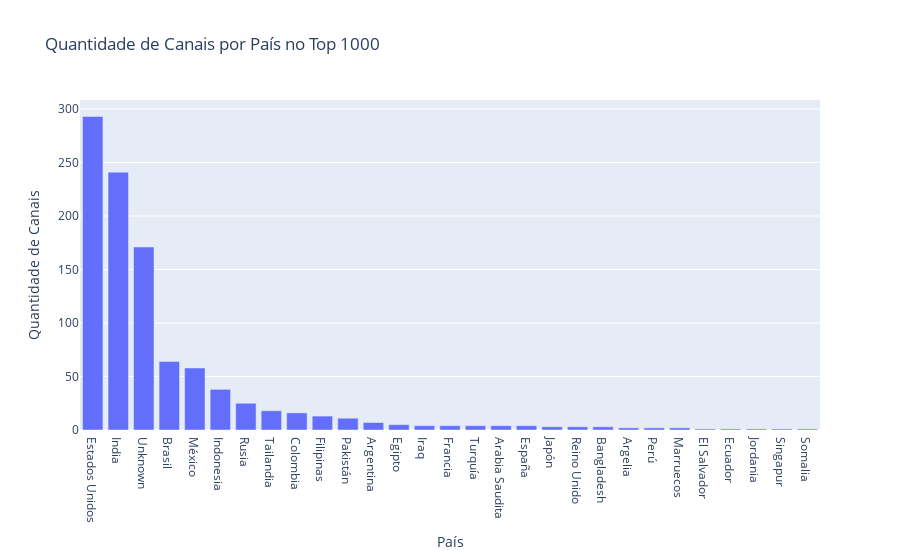

Notebook source saved alongside this figure:
### Code cell
# Filtrar os canais americanos no top 1000
canais_americanos_top1000 = top1000_canais[top1000_canais['IsAmerican']]

# Contar a quantidade de canais americanos no top 1000
quantidade_canais_americanos_top1000 = len(canais_americanos_top1000)

# Filtrar os canais que não são americanos no top 1000
canais_outros_paises_top1000 = top1000_canais[top1000_canais['IsAmerican'] == False]

# Agrupar os canais por país (exceto os EUA) e contar a quantidade em cada país
contagem_canais_outros_paises = canais_outros_paises_top1000['Country'].value_counts().reset_index()
contagem_canais_outros_paises.columns = ['Country', 'Quantidade']

# Criar um DataFrame que inclua os EUA como um país separado com sua contagem
contagem_total_por_pais = pd.concat([pd.DataFrame({'Country': ['Estados Unidos'], 'Quantidade': [quantidade_canais_americanos_top1000]}), contagem_canais_outros_paises])

# Criar um gráfico de barras (bar chart) usando a contagem de canais por país
grafico = px.bar(contagem_total_por_pais, x='Country', y='Quantidade', 
                 labels={'Country': 'País', 'Quantidade': 'Quantidade de Canais'},
                 title='Quantidade de Canais por País no Top 1000')

# Exibir o gráfico de barras
grafico.show()

### Figure 1 — Plotly figure (JSON) as saved in the notebook; plotly's stock layout.template omitted (floating-point values rounded to 4 significant figures)
{"data": [{"alignmentgroup": "True", "hovertemplate": "País=%{x}<br>Quantidade de Canais=%{y}<extra></extra>", "legendgroup": "", "marker": {"color": "#636efa", "pattern": {"shape": ""}}, "name": "", "offsetgroup": "", "orientation": "v", "showlegend": false, "textposition": "auto", "type": "bar", "x": ["Estados Unidos", "India", "Unknown", "Brasil", "México", "Indonesia", "Rusia", "Tailandia", "Colombia", "Filipinas", "Pakistán", "Argentina", "Egipto", "Iraq", "Francia", "Turquía", "Arabia Saudita", "España", "Japón", "Reino Unido", "Bangladesh", "Argelia", "Perú", "Marruecos", "El Salvador", "Ecuador", "Jordania", "Singapur", "Somalia"], "xaxis": "x", "y": [293, 241, 171, 64, 58, 38, 25, 18, 16, 13, 11, 7, 5, 4, 4, 4, 4, 4, 3, 3, 3, 2, 2, 2, 1, 1, 1, 1, 1], "yaxis": "y"}], "layout": {"barmode": "relative", "legend": {"tracegroupgap": 0}, "title": {"text": "Quantidade de Canais por País no Top 1000"}, "xaxis": {"anchor": "y", "domain": [0, 1], "title": {"text": "País"}}, "yaxis": {"anchor": "x", "domain": [0, 1], "title": {"text": "Quantidade de Canais"}}}}
